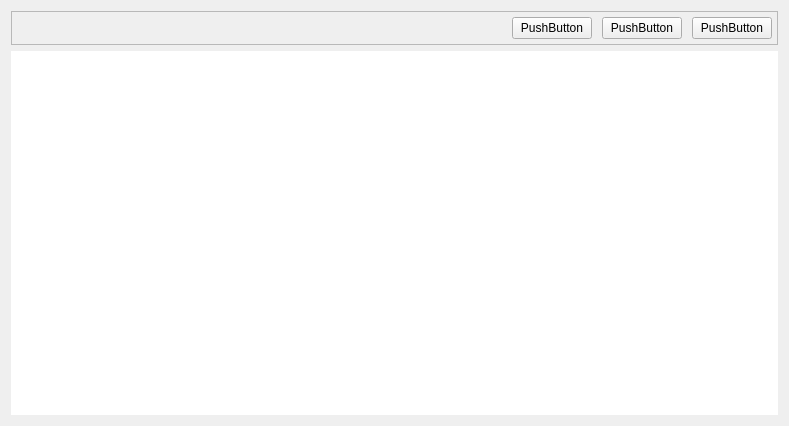
<?xml version="1.0" encoding="UTF-8"?>
<ui version="4.0">
 <class>Form</class>
 <widget class="QWidget" name="Form">
  <property name="geometry">
   <rect>
    <x>0</x>
    <y>0</y>
    <width>789</width>
    <height>426</height>
   </rect>
  </property>
  <property name="windowTitle">
   <string>Form</string>
  </property>
  <property name="styleSheet">
   <string notr="true">QFrame #topFrame {
border: none;
background-color: qlineargradient(x1: 0, y1: 0, x2: 0, y2: 1,
stop: 0 #a6a6a6, stop: 0.08 #7f7f7f,
stop: 0.39999 #717171, stop: 0.4 #626262,
stop: 0.9 #4c4c4c, stop: 1 #333333);
}

QFrame#bottomFrame {
border: none;
background: white;
}</string>
  </property>
  <layout class="QVBoxLayout" name="verticalLayout">
   <item>
    <widget class="QFrame" name="top_frame">
     <property name="sizePolicy">
      <sizepolicy hsizetype="Expanding" vsizetype="Fixed">
       <horstretch>0</horstretch>
       <verstretch>0</verstretch>
      </sizepolicy>
     </property>
     <property name="styleSheet">
      <string notr="true">border: none;
background-color: qlineargradient(x1: 0, y1: 0, x2: 0, y2: 1,
stop: 0 #a6a6a6, stop: 0.08 #7f7f7f,
stop: 0.39999 #717171, stop: 0.4 #626262,
stop: 0.9 #4c4c4c, stop: 1 #333333);

QPushButton
{
color: #333;
border: 2px solid #555;
border-radius: 11px;
padding: 1px;
background-color: qradialgradient(cx: 0.3, cy: -0.4,
fx: 0.3, fy: -0.4,
radius: 1.35, stop: 0 #fff, stop: 1 #888);
min-width: 60px;
}

QPushButton:hover {
background: qradialgradient(cx: 0.3, cy: -0.4,
fx: 0.3, fy: -0.4,
radius: 1.35, stop: 0 #fff, stop: 1 #bbb);
}

QPushButton:pressed {
background: qradialgradient(cx: 0.4, cy: -0.1,
fx: 0.4, fy: -0.1,
radius: 1.35, stop: 0 #fff, stop: 1 #ddd);
}

</string>
     </property>
     <property name="frameShape">
      <enum>QFrame::Shape::StyledPanel</enum>
     </property>
     <property name="frameShadow">
      <enum>QFrame::Shadow::Raised</enum>
     </property>
     <layout class="QHBoxLayout" name="horizontalLayout">
      <property name="spacing">
       <number>10</number>
      </property>
      <property name="leftMargin">
       <number>5</number>
      </property>
      <property name="topMargin">
       <number>5</number>
      </property>
      <property name="rightMargin">
       <number>5</number>
      </property>
      <property name="bottomMargin">
       <number>5</number>
      </property>
      <item>
       <spacer name="horizontalSpacer">
        <property name="orientation">
         <enum>Qt::Orientation::Horizontal</enum>
        </property>
        <property name="sizeHint" stdset="0">
         <size>
          <width>545</width>
          <height>16</height>
         </size>
        </property>
       </spacer>
      </item>
      <item>
       <widget class="QPushButton" name="pushButton">
        <property name="text">
         <string>PushButton</string>
        </property>
       </widget>
      </item>
      <item>
       <widget class="QPushButton" name="pushButton_2">
        <property name="text">
         <string>PushButton</string>
        </property>
       </widget>
      </item>
      <item>
       <widget class="QPushButton" name="pushButton_3">
        <property name="text">
         <string>PushButton</string>
        </property>
       </widget>
      </item>
     </layout>
    </widget>
   </item>
   <item>
    <widget class="QFrame" name="bottom_frame">
     <property name="styleSheet">
      <string notr="true">border: none;
background: white;</string>
     </property>
     <property name="frameShape">
      <enum>QFrame::Shape::StyledPanel</enum>
     </property>
     <property name="frameShadow">
      <enum>QFrame::Shadow::Raised</enum>
     </property>
    </widget>
   </item>
  </layout>
 </widget>
 <resources/>
 <connections/>
</ui>
